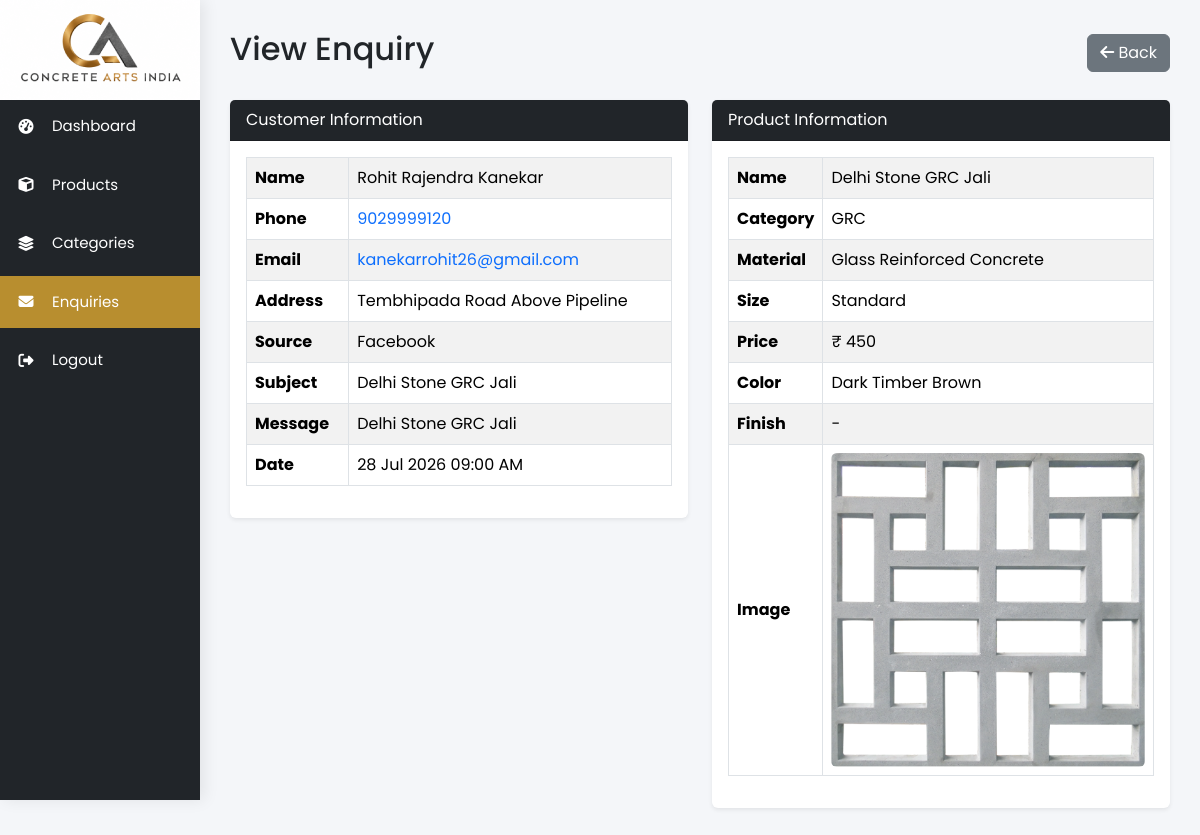
/admin/enquiries/view.php?id=79 (signed in), run on an earlier commit of the app's database.
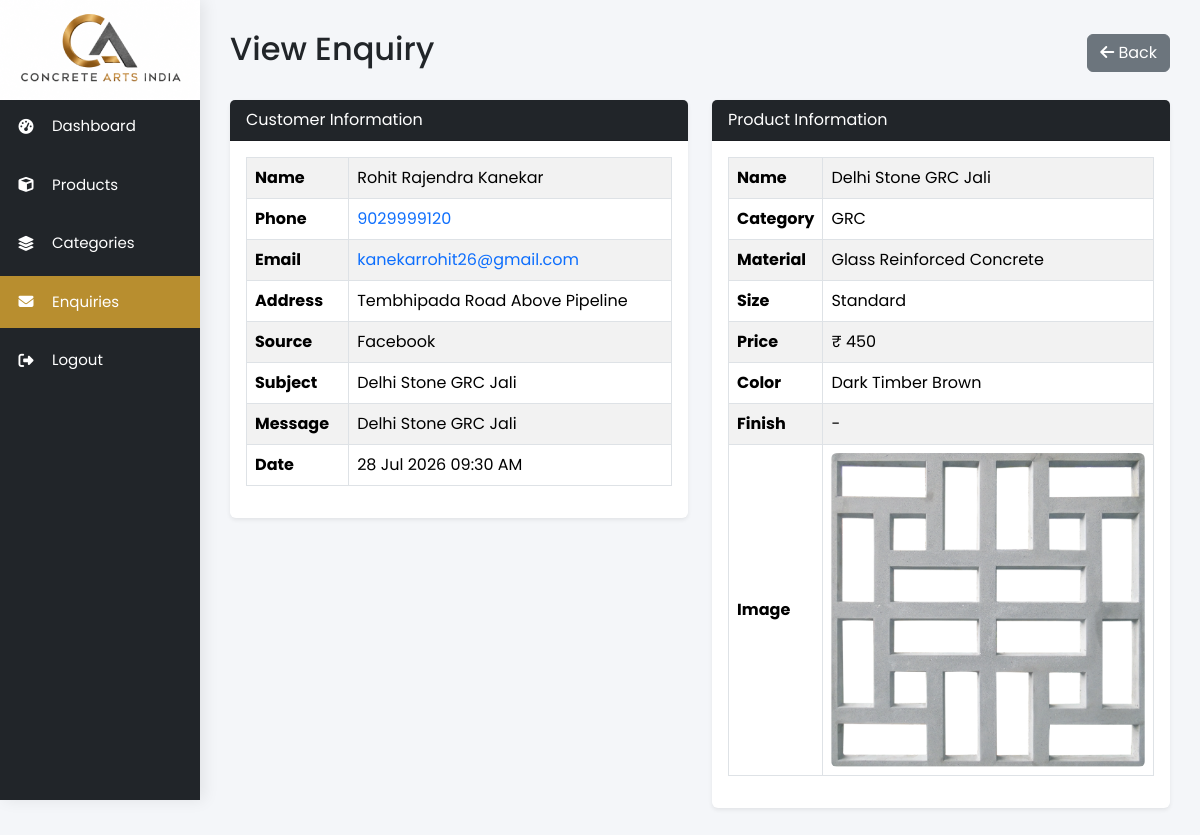
And on a later commit of the database.
### tables this page shows
CREATE TABLE `enquiries` (
  `id` int(11) NOT NULL,
  `customer_name` varchar(150) NOT NULL,
  `phone` varchar(20) NOT NULL,
  `email` varchar(150) NOT NULL,
  `subject` varchar(255) DEFAULT NULL,
  `message` text DEFAULT NULL,
  `customer_address` text DEFAULT NULL,
  `source` varchar(255) DEFAULT NULL,
  `product_name` varchar(255) DEFAULT NULL,
  `product_category` varchar(100) DEFAULT NULL,
  `product_material` varchar(100) DEFAULT NULL,
  `product_size` varchar(100) DEFAULT NULL,
  `product_price` decimal(12,2) DEFAULT NULL,
  `product_length` varchar(100) DEFAULT NULL,
  `product_breadth` varchar(100) DEFAULT NULL,
  `product_height` varchar(100) DEFAULT NULL,
  `product_color` varchar(100) DEFAULT NULL,
  `product_finish` varchar(100) DEFAULT NULL,
  `product_image` varchar(500) DEFAULT NULL,
  `product_url` varchar(500) DEFAULT NULL,
  `created_at` timestamp NOT NULL DEFAULT current_timestamp()
);

### admin/enquiries/view.php (the view, shortened to what the changed rows need)
<?php
require_once "../includes/header.php";
$id = (int) $_GET["id"];
$stmt = $pdo->prepare("
    SELECT *
    FROM enquiries
    WHERE id = ?
");
$stmt->execute([$id]);
$enquiry = $stmt->fetch();
?>
<div class="main-content">
    <div class="d-flex justify-content-between align-items-center mb-4">
        <h2>View Enquiry</h2>
    </div>
    <div class="row">
        <div class="col-lg-6">
            <div class="card shadow-sm border-0 mb-4">
                <div class="card-body">
                    <table class="table table-hover table-striped table-bordered align-middle">
                        <tr>
                            <th>Name</th>
                            <td><?= htmlspecialchars($enquiry["customer_name"] ?: "-") ?></td>
                        </tr>
                        <tr>
                            <th>Phone</th>
                            <td><a
                                    href="tel:<?= htmlspecialchars($enquiry["phone"] ?: "-") ?>"><?= htmlspecialchars($enquiry["phone"] ?: "-") ?></a>
                            </td>
                        </tr>
                        <tr>
                            <th>Email</th>
                            <td><a
                                    href="mailto:<?= htmlspecialchars($enquiry["email"] ?: "-") ?>"><?= htmlspecialchars($enquiry["email"] ?: "-") ?></a>
                            </td>
                        </tr>
                        <tr>
                            <th>Address</th>
                            <td><?= htmlspecialchars($enquiry["customer_address"] ?: "-") ?></td>
                        </tr>
                        <tr>
                            <th>Source</th>
                            <td><?= htmlspecialchars($enquiry["source"] ?: "-") ?></td>
                        </tr>
                        <tr>
                            <th>Subject</th>
                            <td><?= htmlspecialchars($enquiry["subject"] ?: "-") ?></td>
                        </tr>
                        <tr>
                            <th>Message</th>
                            <td><?= nl2br(htmlspecialchars($enquiry["message"]) ?: "-") ?></td>
                        </tr>
                        <tr>
                            <th>Date</th>
                            <td><?= date("d M Y h:i A", strtotime($enquiry["created_at"]) ?: "-") ?></td>
                        </tr>
                    </table>
                </div>
            </div>
        </div>
        <div class="col-lg-6">
            <div class="card shadow-sm border-0">
                <div class="card-body">
                    <table class="table table-hover table-striped table-bordered align-middle">
                        <tr>
                            <th>Name</th>
                            <td><?= htmlspecialchars($enquiry["product_name"] ?: "-") ?></td>
                        </tr>
                        <tr>
                            <th>Category</th>
                            <td><?= htmlspecialchars($enquiry["product_category"] ?: "-") ?></td>
                        </tr>
                        <tr>
                            <th>Material</th>
                            <td><?= htmlspecialchars($enquiry["product_material"] ?: "-") ?></td>
                        </tr>
                        <tr>
                            <th>Size</th>
                            <td><?= htmlspecialchars($enquiry["product_size"] ?: "-") ?></td>
                        </tr>
                        <tr>
                            <th>Price</th>
                            <td>
                                <?= !empty($enquiry["product_price"])
                                    ? "₹ " . number_format((float) $enquiry["product_price"], 0, ".", ",")
                                    : "-" ?>
                            </td>
                        </tr>
                        <tr>
                            <th>Color</th>
                            <td><?= htmlspecialchars($enquiry["product_color"] ?: "-") ?></td>
                        </tr>
                        <tr>
                            <th>Finish</th>
                            <td><?= htmlspecialchars($enquiry["product_finish"] ?: "-") ?></td>
                        </tr>
                        <tr>
                            <th>Image</th>
                            <td>
                                <?php if (!empty($enquiry["product_image"])): ?>
                                    <img src="<?= htmlspecialchars($enquiry["product_image"]) ?>"
                                        alt="<?= htmlspecialchars($enquiry["product_name"] ?? 'Product') ?>"
                                        style="object-fit: cover; border-radius: 6px; max-width: 100%;">
                                <?php else: ?>
                                    -
                                <?php endif; ?>
                            </td>
                        </tr>
                    </table>
                </div>
            </div>
        </div>
    </div>
</div>
<?php require_once "../includes/footer.php"; ?>

What changed in the data, as far as the page shows it:
changed enquiries "Rohit Rajendra Kanekar": created_at "28 Jul 2026 09:00 AM" → "28 Jul 2026 09:30 AM"
